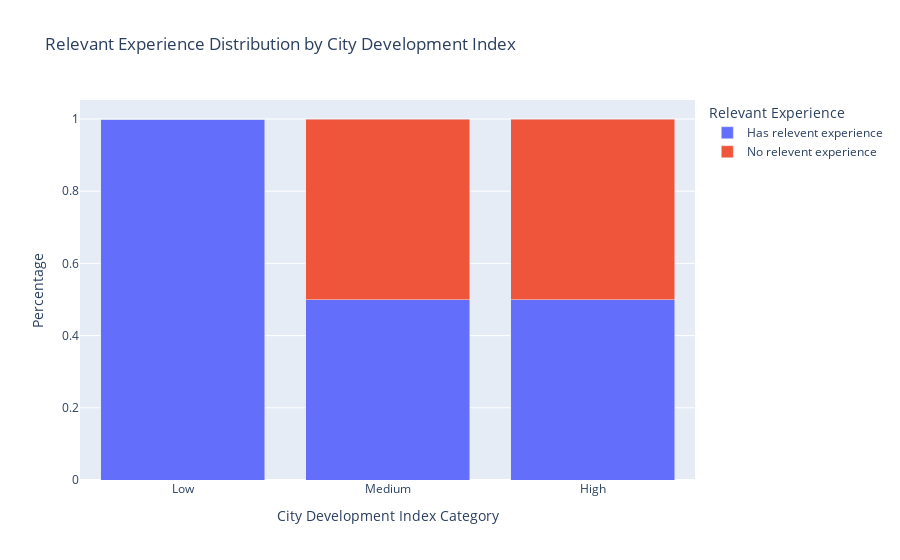

Notebook code for this chart:
### Markdown cell above
### Question4: How does the city development index affect the distribution of the relevent experience?

### Code cell
import pandas as pd
import plotly.express as px

data = {
    'city_development_index': [0.45, 0.55, 0.65, 0.75, 0.85],
    'relevent_experience': ['Has relevent experience', 'No relevent experience', 'Has relevent experience', 'No relevent experience', 'Has relevent experience']
}

df = pd.DataFrame(data)

bins = [0, 0.5, 0.7, 1]
labels = ['Low', 'Medium', 'High']

df['development_index_category'] = pd.cut(df['city_development_index'], bins=bins, labels=labels)

experience_distribution = df.groupby('development_index_category')['relevent_experience'].value_counts(normalize=True).unstack().fillna(0).reset_index()

experience_distribution_melted = experience_distribution.melt(id_vars='development_index_category', var_name='relevent_experience', value_name='percentage')

fig = px.bar(experience_distribution_melted, 
             x='development_index_category', 
             y='percentage', 
             color='relevent_experience', 
             title='Relevant Experience Distribution by City Development Index',
             labels={'development_index_category': 'City Development Index Category', 'percentage': 'Percentage'},
             barmode='stack')

fig.update_layout(xaxis_title='City Development Index Category', yaxis_title='Percentage', legend_title='Relevant Experience')
fig.show()

### Figure 1 — Plotly figure (JSON) as saved in the notebook; plotly's stock layout.template omitted (floating-point values rounded to 4 significant figures)
{"data": [{"alignmentgroup": "True", "hovertemplate": "relevent_experience=Has relevent experience<br>City Development Index Category=%{x}<br>Percentage=%{y}<extra></extra>", "legendgroup": "Has relevent experience", "marker": {"color": "#636efa", "pattern": {"shape": ""}}, "name": "Has relevent experience", "offsetgroup": "Has relevent experience", "orientation": "v", "showlegend": true, "textposition": "auto", "type": "bar", "x": ["Low", "Medium", "High"], "xaxis": "x", "y": [1, 0.5, 0.5], "yaxis": "y"}, {"alignmentgroup": "True", "hovertemplate": "relevent_experience=No relevent experience<br>City Development Index Category=%{x}<br>Percentage=%{y}<extra></extra>", "legendgroup": "No relevent experience", "marker": {"color": "#EF553B", "pattern": {"shape": ""}}, "name": "No relevent experience", "offsetgroup": "No relevent experience", "orientation": "v", "showlegend": true, "textposition": "auto", "type": "bar", "x": ["Low", "Medium", "High"], "xaxis": "x", "y": [0, 0.5, 0.5], "yaxis": "y"}], "layout": {"autosize": true, "barmode": "stack", "legend": {"title": {"text": "Relevant Experience"}, "tracegroupgap": 0}, "title": {"text": "Relevant Experience Distribution by City Development Index"}, "xaxis": {"anchor": "y", "autorange": true, "domain": [0, 1], "range": [-0.5, 2.5], "title": {"text": "City Development Index Category"}, "type": "category"}, "yaxis": {"anchor": "x", "autorange": true, "domain": [0, 1], "range": [0, 1.053], "title": {"text": "Percentage"}, "type": "linear"}}}
